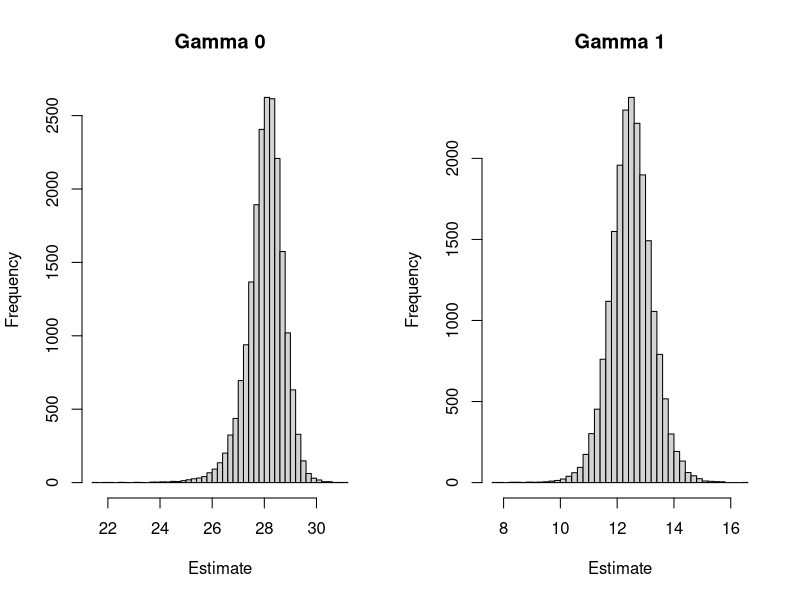
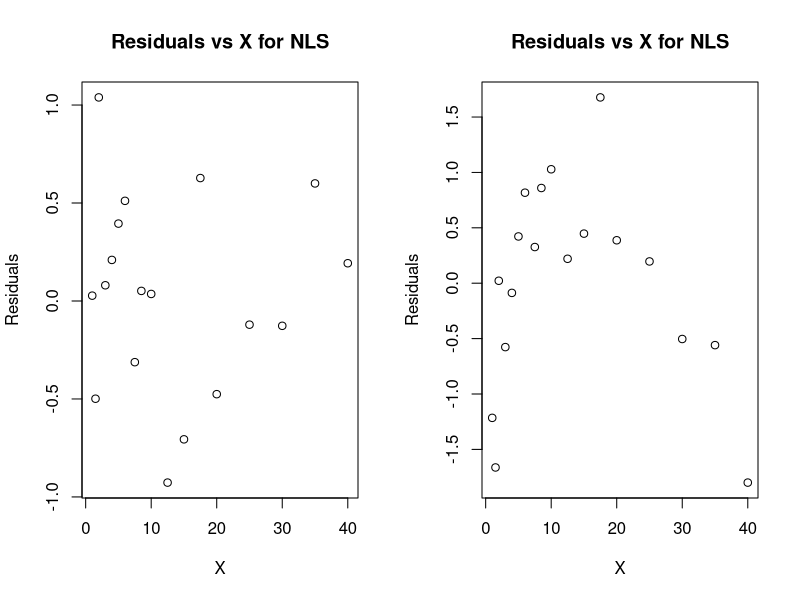

Generate these figures, in order, with R:
## ---- chunk 1
knitr::opts_chunk$set(echo = FALSE)

# Set seed
set.seed(420)
## ---- chunk 2
library(readxl)
df_2 = read_excel("HW1_data.xls")
## ---- chunk 3
fit_2a <- lm(y ~ x, data = df_2)

gamma_0 = 1/fit_2a$coef[1]
gamma_1 = fit_2a$coef[2]/fit_2a$coef[1]

cat("Linear Model", "\n", "---", "\n",
    " Function:", "\n",
    "  - y =", round(fit_2a$coef[1], 2), "+", round(fit_2a$coef[2], 2), "* x", "\n",
    " Coefs:", "\n",
    "  - gamma_0:", gamma_0, "\n", 
    "  - gamma_1:", gamma_1, "\n")
    
## ---- chunk 4
x_1_2b <- df_2$x
y_2b <- df_2$y
p_est <- c(gamma_0, gamma_1)

# NLM
fn_nlm_2b <- function(p) {
  y_hat <- (p[1] * x_1_2b) / (p[2] + x_1_2b); return(sum((y_2b-y_hat)^2))
}
nlm_2b <- nlm(fn_nlm_2b, 
              p=p_est, 
              hessian=TRUE)
cat("NLM:", "\n", "- Estimates:", nlm_2b$estimate, "\n")

# NLS
fn_nls_2b <- function(x_1, p) {
  (p[1] * x_1) / (p[2] + x_1)
}
nls_2b <- nls(y_2b ~ fn_nls_2b(x_1_2b, p),
              start=list(p=p_est),
              trace=FALSE)

nls_results <- nls_2b$m$getPars()

cat("NLS:", "\n", 
    "- Estimates:", nls_results)
## ---- chunk 5
MSE <- nlm_2b$minimum/(length(y_2b) - length(nlm_2b$estimate))
nlm_info_matrix <- nlm_2b$hessian/(2*MSE)
cov_theta_3a <- solve(nlm_info_matrix)
SE_3a <- sqrt(diag(cov_theta_3a))

cat("NLM:", "\n", "---", "\n", 
    " Fisher Info Matrix:", "\n", "", 
    nlm_info_matrix[1:2], "\n", "", 
    nlm_info_matrix[3:4], "\n", 
    " Standard Errors:", "\n", "", 
    " - gamma_0:", SE_3a[1], "\n", "", 
    " - gamma_1:", SE_3a[2])
## ---- chunk 6
nls_cov_matrix <- vcov(nls_2b)
SE_3b <- sqrt(diag(nls_cov_matrix))

cat("NLS:", "\n",  "---", "\n",
    " Covariance Matrix:", "\n", "", 
    nls_cov_matrix[1:2], "\n", "", 
    nls_cov_matrix[3:4], "\n", 
    " Standard Errors:", "\n", "", 
    " - gamma_0:", SE_3b[1], "\n", "", 
    " - gamma_1:", SE_3b[2])
## ---- chunk 7
# NLM CI

# assign the first parameter estimate of 'nlm_2b' to 'nlm_estimate_1'
nlm_estimate_1 <- nlm_2b$estimate[1] 

# assign the second parameter estimate of 'nlm_2b' to 'nlm_estimate_2'
nlm_estimate_2 <- nlm_2b$estimate[2] 

# calculate lower and upper bounds of CI for the first parameter of 'nlm_2b'
CI_nlm_gamma_0 <- c(nlm_estimate_1 - 1.96 * SE_3a[1], nlm_estimate_1 + 1.96 * SE_3a[1])

# calculate lower and upper bounds of CI for the second parameter of 'nlm_2b'
CI_nlm_gamma_1 <- c(nlm_estimate_2 - 1.96 * SE_3a[2], nlm_estimate_2 + 1.96 * SE_3a[2])

# NLS CI

# calculate the CIs for all parameters of 'nls_2b' using 'confint.default' function
CIs_nls_3c <- confint.default(nls_2b)

# assign the first parameter estimate of 'nls_2b' to 'nls_estimate_1'
nls_estimate_1 <- CIs_nls_3c[c(1, 3)]

# assign the second parameter estimate of 'nls_2b' to 'nls_estimate_2'
nls_estimate_2 <- CIs_nls_3c[c(2, 4)]

# calculate lower and upper bounds of CI for the first parameter of 'nls_2b'
CI_nls_gamma_0 <- c(nls_estimate_1[1], nls_estimate_1[2])

# calculate lower and upper bounds of CI for the second parameter of 'nls_2b'
CI_nls_gamma_1 <- c(nls_estimate_2[1], nls_estimate_2[2])

# output the calculated CIs for 'nlm_2b' to the console
cat("NLM:", "\n", 
    "- gamma_0 CI:", CI_nlm_gamma_0, "\n", 
    "- gamma_1 CI:", CI_nlm_gamma_1, "\n")

# output the calculated CIs for 'nls_2b' to the console
cat("NLS:", "\n", 
    "- gamma_0 CI:", CI_nls_gamma_0, "\n", 
    "- gamma_1 CI:", CI_nls_gamma_1, "\n")
## ---- chunk 8
library(boot)

# Define a function that takes in a data set, a set of indices for re sampling, and an initial estimate for the parameters
nlm_boot <- function(Z, i, theta0) {
  # Create a new data set by sub-setting the original using the set of indices
  Zboot <- Z[i,]
  # Assign variables x1 and y to the second and first columns of the re sampled data set, respectively
  x1 <- Zboot[[2]]; y <- Zboot[[1]]
  # Define a function that calculates the sum of squared errors between the predicted and actual values of y
  fn <- function(p) {y_hat <- (p[1] * x1) / (p[2] + x1); sum((y-y_hat)^2)}
  # Use the 'nlm' function to find the parameter estimates that minimize the sum of squared errors
  out <- nlm(fn, p=theta0)
  # Assign the parameter estimates to the variable 'theta'
  theta <- out$estimate
  # Return the parameter estimates
  return(theta)  
}

# Use the 'boot' function to re sample the data set 'df_2' and apply the 'nlm_boot' function to each re sample
nlm_boot_4a <- boot(df_2, nlm_boot, 20000, theta0=p_est)
# Calculate the covariance matrix of the re sampled parameter estimates
nlm_cov_4a <- cov(nlm_boot_4a$t)
# Calculate the standard errors of the re sampled parameter estimates
SE_4a <- sqrt(diag(nlm_cov_4a))

# Set up a layout with two plots side-by-side
par(mfrow = c(1, 2))
# Create a histogram of the re sampled estimates for the first parameter
hist(nlm_boot_4a$t[, 1], breaks = 50, main = "Gamma 0", xlab = "Estimate")
# Create a histogram of the re sampled estimates for the second parameter
hist(nlm_boot_4a$t[, 2], breaks = 50, main = "Gamma 1", xlab = "Estimate")

# Output the standard errors
cat("Bootstrapped Standard Errors:", "\n", 
    "- gamma_0:", SE_4a[1], "\n", 
    "- gamma_1:", SE_4a[2])
## ---- chunk 9
# calculates lower and upper bounds of CI for first param in nlm_boot_4a
gamma_0_CI_4b <- c(mean(nlm_boot_4a$t[, 1]) - 1.96 * SE_4a[1], mean(nlm_boot_4a$t[, 1]) + 1.96 * SE_4a[1])

# calculates lower and upper bounds of CI for second param in nlm_boot_4a
gamma_1_CI_4b <- c(mean(nlm_boot_4a$t[, 2]) - 1.96 * SE_4a[2], mean(nlm_boot_4a$t[, 2]) + 1.96 * SE_4a[2])

# outputs calculated CIs with label indicating which parameter they correspond to
cat("Crude 95% CI's:", "\n", 
    "- gamma_0:", gamma_0_CI_4b, "\n", 
    "- gamma_1:", gamma_1_CI_4b, "\n")
## ---- chunk 10
ci_4c_gamma_0 <- boot.ci(nlm_boot_4a, conf=c(.95), index = 1, type=c("basic"))
ci_4c_gamma_1 <- boot.ci(nlm_boot_4a, conf=c(.95), index = 2, type=c("basic"))

cat("Two-sided 95% CIs:", "\n", 
    "- gamma_0:", ci_4c_gamma_0$basic[4:5], "\n",
    "- gamma_1:", ci_4c_gamma_1$basic[4:5], "\n")
## ---- chunk 11
# Define a function to perform a single iteration of the bootstrap method
boot_5a <- function(Z, i, theta0, x_pred) {
  # Select a subset of the data using the given indices
  Zboot <- Z[i,]
  # Assign the x and y values of the selected subset to x1 and y
  x1 <- Zboot[[2]]; y <- Zboot[[1]]
  # Define a function to calculate the sum of squared residuals
  fn <- function(p) {
    y_hat <- (p[1] * x1) / (p[2] + x1)
    sum((y-y_hat)^2)
  }
  # Use nonlinear least squares to estimate the parameters of the model
  out <- nlm(fn, p=theta0)
  theta <- out$estimate
  # Calculate the predicted value of y using the estimated parameters and the given value of x_pred
  y_pred <- (theta[1] * x_pred) / (theta[2] + x_pred)
}

# Perform bootstrap with 20000 re samples
nlm_boot_5 <- boot(df_2, boot_5a, R=20000, theta0=p_est, x_pred=c(27))

# Get y_hat initial and bootstrap values
y_hat_0_5 <- nlm_boot_5$t0
y_hat_boot <- nlm_boot_5$t

# Get the mean squared error
MSE_5 <- MSE

# Generate a normal distribution of errors
e_5 <- rnorm(nrow(y_hat_boot), mean = 0, sd = sqrt(MSE_5))

# subtract errors from predictions
y_boot <- y_hat_boot - e_5

# calculate lower and upper bounds of the 95% confidence interval
y_quant <- quantile(y_boot, prob = c(0.025, 0.975))
L_5 <- 2*y_hat_0_5 - y_quant[2]
U_5 <- 2*y_hat_0_5 - y_quant[1]
pi_5 <- c(L_5, U_5)
ci_5 <- boot.ci(nlm_boot_5, conf=c(.95), type=c("basic"))$basic[4:5]

# print out lower and upper bounds of the predictable and future response
cat("Future Response:", "\n", 
    "- L:", pi_5[1],  "\n", 
    "- U:", pi_5[2], "\n")
cat("Predictable CI:", "\n", 
    "- L:", ci_5[1],  "\n", 
    "- U:", ci_5[2])
## ---- chunk 12
# assign number of rows in 'df_2' to 'n'
n <- nrow(df_2) 

# calculate AIC for linear model 'fit_2a'
AIC_model_2a <- (-2*as.numeric(logLik(nls_2b))/n)+(2*3/n) 

# fit new model to data using sqrt of 'x' as predictor
fit_new <- lm(y ~ sqrt(x), data = df_2) 
# calculate AIC for new model 'fit_new'
AIC_model_new <- (-2*as.numeric(logLik(fit_new))/n)+(2*3/n)

# output AIC values of both models
cat("AIC:", "\n", 
    "- NLS Model:", AIC_model_2a, "\n", 
    "- Square Root Model:", AIC_model_new)
## ---- chunk 13
# K-fold indices
CVInd <- function(n,K) {  #n is sample size; K is number of parts; returns K-length list of indices for each part
   m<-floor(n/K)  #approximate size of each part
   r<-n-m*K  
   I<-sample(n,n)  #random reordering of the indices
   Ind<-list()  #will be list of indices for all K parts
   length(Ind)<-K
   for (k in 1:K) {
      if (k <= r) kpart <- ((m+1)*(k-1)+1):((m+1)*k)  
         else kpart<-((m+1)*r+m*(k-r-1)+1):((m+1)*r+m*(k-r))
      Ind[[k]] <- I[kpart]  #indices for kth part of data
   }
   Ind
}

cv_folds_7 <- CVInd(length(x_1_2b), 3)

Nrep<-20 #number of replicates of CV
K<-3  #K-fold CV on each replicate
n.models = 2 #number of different models to fit and compare
n=length(x_1_2b)
y<-y_2b
yhat=matrix(0,n,n.models)
MSE<-matrix(0,Nrep,n.models)
for (j in 1:Nrep) {
  Ind<-CVInd(n,K)
  for (k in 1:K) {
    
     #the first model to compare
     out<-nls(y ~ fn_nls_2b(x, p), 
              data = df_2[-Ind[[k]],],
              start=list(p=p_est)) 
     yhat[Ind[[k]],1]<-as.numeric(predict(out,df_2[Ind[[k]],]))
     
     #the second model to compare
     out<-lm(y ~ sqrt(x), data = df_2[-Ind[[k]],])  
     yhat[Ind[[k]],2]<-as.numeric(predict(out,df_2[Ind[[k]],]))
     
  } #end of k loop
  MSE[j,]=apply(yhat,2,function(x) sum((y-x)^2))/n
} #end of j loop
# MSE
MSEAve <- apply(MSE,2,mean) # averaged mean square CV error
MSEsd <- apply(MSE,2,sd) # SD of mean square CV error
r2<-1-MSEAve/var(y) # CV r^2

# Print results nicely
cat("NLS Model", "\n", 
    "- Average MSE:", MSEAve[1], "\n", 
    "- Standard Deviation of MSE:", MSEsd[1], "\n")
cat("Square Root Model", "\n", 
    "- Average MSE:", MSEAve[2], "\n", 
    "- Standard Deviation of MSE:", MSEsd[2], "\n")
## ---- chunk 14
# fit the first model
model1 <- nls_2b

# fit the second model
model2 <- fit_new

# create a data frame of the residuals
residuals1 <- data.frame(x = df_2$x, y = residuals(model1))
residuals2 <- data.frame(x = df_2$x, y = residuals(model2))

# Set up the layout for 2 plots in the same space
par(mfrow = c(1, 2)) 

# create the first plot of residuals vs x for the first model
plot(residuals1$x, residuals1$y, xlab = "X", ylab = "Residuals", main = "Residuals vs X for NLS")

# create the second plot of residuals vs x for the second model
plot(residuals2$x, residuals2$y, xlab = "X", ylab = "Residuals", main = "Residuals vs X for NLS")
